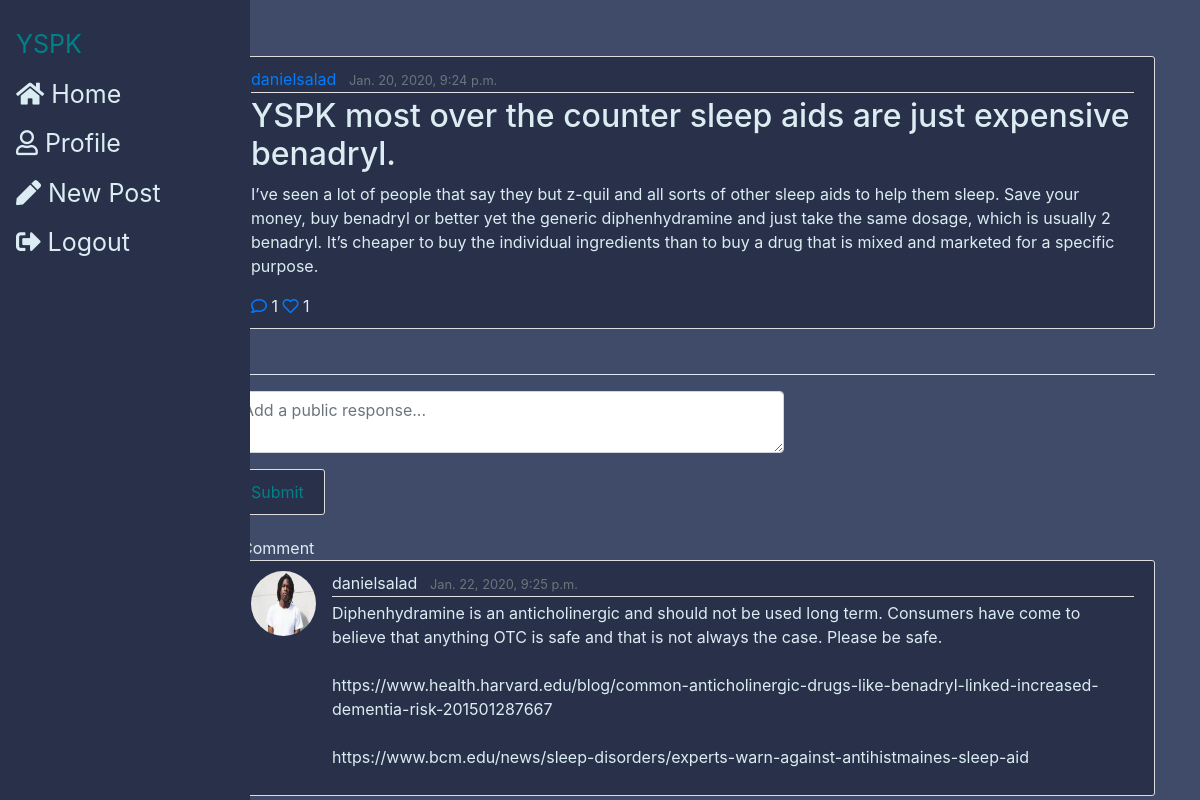
The app's page /post/60/ (signed in) with its own data.
### feed/models.py (models this page shows, shortened)
class Post(models.Model):
    title = models.CharField(max_length=100)
    content = models.TextField()
    date_posted = models.DateTimeField(default=timezone.now)
    author = models.ForeignKey(User(), on_delete=models.CASCADE) #if a user is deleted, their posts are also deleted
    likes = models.ManyToManyField(User, related_name="likes", blank=True)
    def total_likes(self):
        return self.likes.count()
    def get_likers(self):
        return self.likes.all()

class Comment(models.Model):
    post=models.ForeignKey(Post, on_delete=models.CASCADE, related_name='comments')
    user =models.ForeignKey(User, on_delete=models.CASCADE)
    content = models.TextField()
    date_posted = models.DateTimeField(default=timezone.now)

### users/models.py (models this page shows, shortened)
class Profile(models.Model):
    user = models.OneToOneField(User, on_delete=models.CASCADE)
    image = models.ImageField(default='default.jpg', upload_to='profile_pics')

### feed/views.py (the view)
def post_detail(request, id):
    post = Post.objects.get(id=id)
    comments = Comment.objects.filter(post = post).order_by('-id')
    is_liked = False
    if post.likes.filter(id=request.user.id).exists():
        is_liked = True
    if request.method =='POST':
        comment_form = CommentForm(request.POST or None)
        if comment_form.is_valid():
            content=request.POST.get('content')
            comment = Comment.objects.create(post=post, user=request.user, content=content)
            comment.save()
    else:
        comment_form = CommentForm()
    context = {
        'post': post,
        'is_liked': is_liked,
        'total_likes':post.total_likes(),
        'comments':comments,
        'comment_form': comment_form,
    }
    if request.is_ajax():
        html = render_to_string('feed/comment_section.html', context, request=request)
        return JsonResponse({'form':html})
    return render(request, 'feed/post_detail.html', context)

### feed/forms.py
class CommentForm(forms.ModelForm):
    content = forms.CharField(label="", widget=forms.Textarea(attrs={'class': 'form-control', 'placeholder': 'Add a public response...', 'rows':2, 'cols':50}))
    class Meta:
        model = Comment
        fields = ('content',)

### feed/templates/feed/post_detail.html
{%extends "feed/base_temp.html"%}
{% block content %}
  <article class="media content-section" post-id="{{post.id}}"">
    <div class="media-body">
      <div class="article-metadata">
        <a class="mr-2" href="{% url 'user-posts' post.author %}">{{ post.author }}</a>
        <small class="text-muted">{{ post.date_posted }}</small>
      </div>
      <h2><a class="article-title" href="{% url 'post_detail' post.id %}">{{ post.title }}</a></h2>
      <p class="article-content">{{ post.content }}</p>
      <div id="interactions">
        {% include "feed/interactions.html" %}
      </div>
  </article>
<br>
<span><hr style="border-color: inherit"></span>
{% if not post.restrict_comment %}
  <div class="main-comment-section">
    {% include 'feed/comment_section.html' %}
  </div>
{% endif %}
{% endblock content%}

### feed/templates/feed/interactions.html (shortened to what this page needs)
  <a href="{% url 'post_detail' post.id %}" class="comment"><i class="far fa-comment"></i>
  <span class="total-likess">{{ post.comments.count }}
  <a href="" class="like">
    {% if request.user in post.get_likers %}
      <i class="heart fa fa-heart" style="color:#FF0000;"></i>
    {% else %}
      <i class="heart far fa-heart"></i>
    {% endif %}
  </a>
  <span class="total-likes">{{post.total_likes}} </span>

### feed/templates/feed/comment.html (shortened to what this page needs)
<article class="media content-section" id="{{comment.id}}">
  <img class="rounded-circle article-img" src="{{ comment.user.profile.image.url }}">
  <div class="media-body">
    <div class="article-metadata">
      <a class="mr-2" href="{% url 'user-posts' comment.user %}"><span class="username">{{ comment.user }}</span></a>
      <small class="text-muted">{{ comment.date_posted }}</small>
    </div>
    <p class="article-content">{{ comment.content}}</p>
  </div>
</article>

### feed/static/feed/main.css (style rules this page uses)
body { background: #404b69; color: #333333; margin-top: 3.5rem; }
h1, h2, h3, h4, h5, h6 { color: #444444; }
p, span, div { color: #dbedf3 }
.content-section { background: #283149; padding: 10px 20px; border: 1px solid #dddddd; border-radius: 3px; margin-bottom: 5px; }
.article-title { color: #dbedf3; }
.article-content { white-space: pre-line; }
.article-img { height: 65px; width: 65px; margin-right: 16px; }
.article-metadata { padding-bottom: 1px; margin-bottom: 4px; border-bottom: 1px solid #e3e3e3 }

### records on screen
Post: author "danielsalad", date_posted "Jan. 20, 2020, 9:24 p.m.", title "YSPK most over the counter sleep aids are just expensive benadryl.", content "I’ve seen a lot of people that say they but z-quil and all sorts of other sleep aids to help them sleep. Save your money, buy benadryl or better yet the generic diphenhydramine and just take the same dosage, which is usually 2 benadryl. It’s cheaper to buy the individual ingredients than to buy a drug that is mixed and marketed for a specific purpose.", comments.count "1", total_likes "1"
Comment: user.profile.image (picture), user "danielsalad", date_posted "Jan. 22, 2020, 9:25 p.m.", content "Diphenhydramine is an anticholinergic and should not be used long term. Consumers have come to believe that anything OTC is safe and that is not always the case. Please be safe. https://www.health.harvard.edu/blog/common-anticholinergic-drugs-like-benadryl-linked-increased-dementia-risk-201501287667 https://www.bcm.edu/news/sleep-disorders/experts-warn-against-antihistmaines-sleep-aid"
